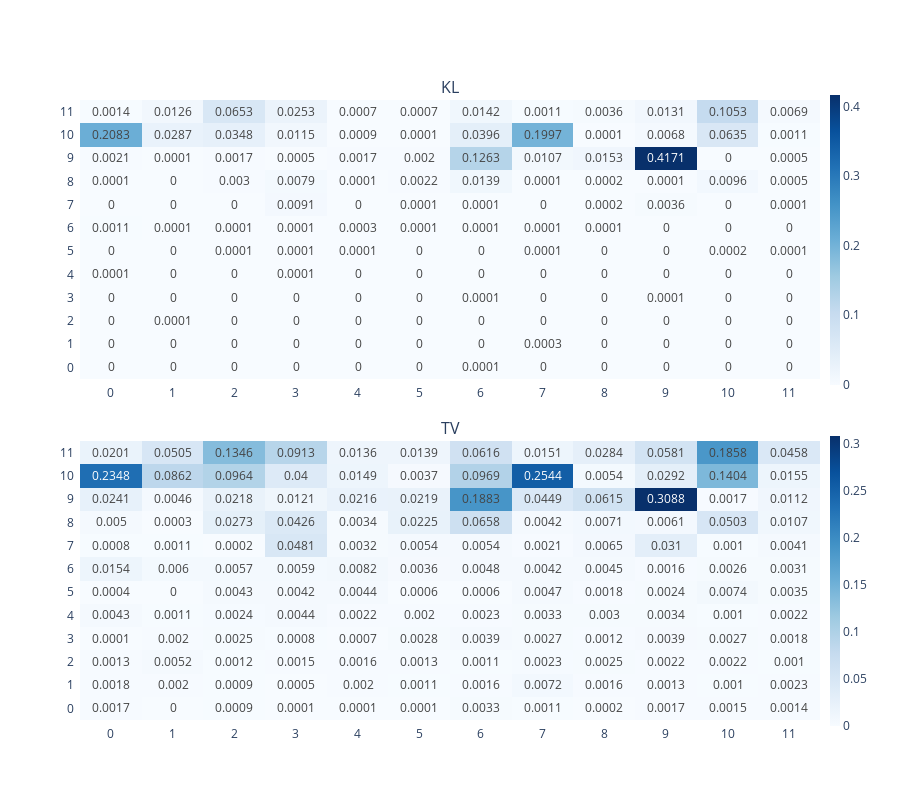
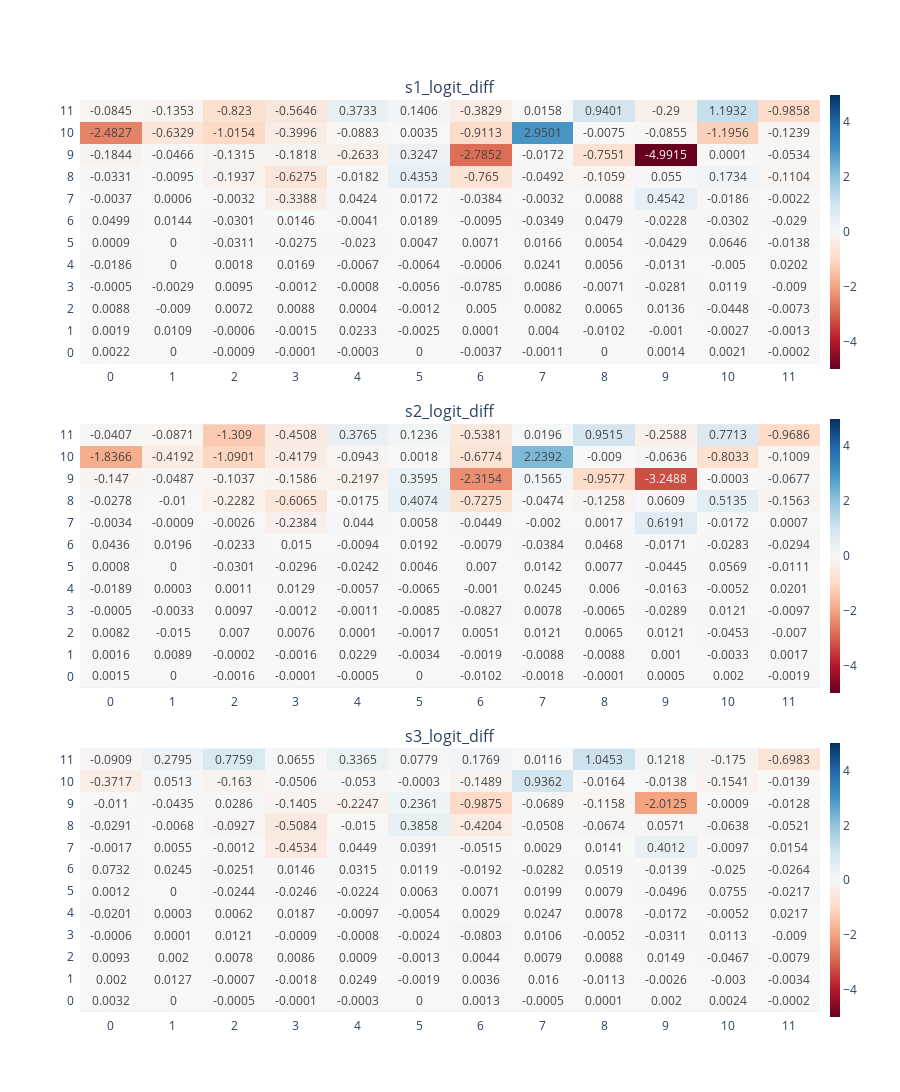

These figures' notebook cell, in order:
### Code cell
from learning.ioi_circuit.plot import Plotter

plotter = Plotter.from_metrics(results_11)

# --- Plot KL and TV ---
fig1 = plotter.plot_metrics(
    metric_names=[
        "KL",
        "TV",
    ],
)
fig1.show()

fig2 = plotter.plot_metrics(
    metric_names=[
        "s1_logit_diff",
        "s2_logit_diff",
        "s3_logit_diff",
    ],
    colorscale="RdBu",
    uniform_colorscale=True,
    center_at_zero=True,
)
fig2.show()

### Figure 1 — Plotly figure (JSON) as saved in the notebook; plotly's stock layout.template omitted (floating-point values rounded to 4 significant figures; data arrays with more than 128 entries replaced by an {"elided": "..."} marker saying what was removed)
{"data": [{"colorbar": {"len": 0.5, "thickness": 10, "x": 1, "xanchor": "left", "y": 0.775, "yanchor": "middle"}, "colorscale": [[0, "rgb(247,251,255)"], [0.125, "rgb(222,235,247)"], [0.25, "rgb(198,219,239)"], [0.375, "rgb(158,202,225)"], [0.5, "rgb(107,174,214)"], [0.625, "rgb(66,146,198)"], [0.75, "rgb(33,113,181)"], [0.875, "rgb(8,81,156)"], [1, "rgb(8,48,107)"]], "name": "KL", "showscale": true, "text": {"elided": "12x12 float values"}, "texttemplate": "%{text}", "type": "heatmap", "x": [0, 1, 2, 3, 4, 5, 6, 7, 8, 9, 10, 11], "xaxis": "x", "y": [0, 1, 2, 3, 4, 5, 6, 7, 8, 9, 10, 11], "yaxis": "y", "z": {"elided": "12x12 float values"}}, {"colorbar": {"len": 0.5, "thickness": 10, "x": 1, "xanchor": "left", "y": 0.225, "yanchor": "middle"}, "colorscale": [[0, "rgb(247,251,255)"], [0.125, "rgb(222,235,247)"], [0.25, "rgb(198,219,239)"], [0.375, "rgb(158,202,225)"], [0.5, "rgb(107,174,214)"], [0.625, "rgb(66,146,198)"], [0.75, "rgb(33,113,181)"], [0.875, "rgb(8,81,156)"], [1, "rgb(8,48,107)"]], "name": "TV", "showscale": true, "text": {"elided": "12x12 float values"}, "texttemplate": "%{text}", "type": "heatmap", "x": [0, 1, 2, 3, 4, 5, 6, 7, 8, 9, 10, 11], "xaxis": "x2", "y": [0, 1, 2, 3, 4, 5, 6, 7, 8, 9, 10, 11], "yaxis": "y2", "z": {"elided": "12x12 float values"}}], "layout": {"annotations": [{"font": {"size": 16}, "showarrow": false, "text": "KL", "x": 0.5, "xanchor": "center", "xref": "paper", "y": 1, "yanchor": "bottom", "yref": "paper"}, {"font": {"size": 16}, "showarrow": false, "text": "TV", "x": 0.5, "xanchor": "center", "xref": "paper", "y": 0.45, "yanchor": "bottom", "yref": "paper"}], "height": 800, "xaxis": {"anchor": "y", "domain": [0, 1], "dtick": 1, "tick0": 0, "ticklabelstandoff": 5, "tickmode": "linear"}, "xaxis2": {"anchor": "y2", "domain": [0, 1], "dtick": 1, "tick0": 0, "ticklabelstandoff": 5, "tickmode": "linear"}, "yaxis": {"anchor": "x", "domain": [0.55, 1], "dtick": 1, "tick0": 0, "ticklabelstandoff": 5, "tickmode": "linear"}, "yaxis2": {"anchor": "x2", "domain": [0, 0.45], "dtick": 1, "tick0": 0, "ticklabelstandoff": 5, "tickmode": "linear"}}}

### Figure 2 — Plotly figure (JSON) as saved in the notebook; plotly's stock layout.template omitted (floating-point values rounded to 4 significant figures; data arrays with more than 128 entries replaced by an {"elided": "..."} marker saying what was removed)
{"data": [{"colorbar": {"len": 0.3222, "thickness": 10, "x": 1, "xanchor": "left", "y": 0.8556, "yanchor": "middle"}, "colorscale": [[0, "rgb(103,0,31)"], [0.1, "rgb(178,24,43)"], [0.2, "rgb(214,96,77)"], [0.3, "rgb(244,165,130)"], [0.4, "rgb(253,219,199)"], [0.5, "rgb(247,247,247)"], [0.6, "rgb(209,229,240)"], [0.7, "rgb(146,197,222)"], [0.8, "rgb(67,147,195)"], [0.9, "rgb(33,102,172)"], [1, "rgb(5,48,97)"]], "name": "s1_logit_diff", "showscale": true, "text": {"elided": "12x12 float values"}, "texttemplate": "%{text}", "type": "heatmap", "x": [0, 1, 2, 3, 4, 5, 6, 7, 8, 9, 10, 11], "xaxis": "x", "y": [0, 1, 2, 3, 4, 5, 6, 7, 8, 9, 10, 11], "yaxis": "y", "z": {"elided": "12x12 float values"}, "zmax": 4.992, "zmid": 0, "zmin": -4.992}, {"colorbar": {"len": 0.3222, "thickness": 10, "x": 1, "xanchor": "left", "y": 0.5, "yanchor": "middle"}, "colorscale": [[0, "rgb(103,0,31)"], [0.1, "rgb(178,24,43)"], [0.2, "rgb(214,96,77)"], [0.3, "rgb(244,165,130)"], [0.4, "rgb(253,219,199)"], [0.5, "rgb(247,247,247)"], [0.6, "rgb(209,229,240)"], [0.7, "rgb(146,197,222)"], [0.8, "rgb(67,147,195)"], [0.9, "rgb(33,102,172)"], [1, "rgb(5,48,97)"]], "name": "s2_logit_diff", "showscale": true, "text": {"elided": "12x12 float values"}, "texttemplate": "%{text}", "type": "heatmap", "x": [0, 1, 2, 3, 4, 5, 6, 7, 8, 9, 10, 11], "xaxis": "x2", "y": [0, 1, 2, 3, 4, 5, 6, 7, 8, 9, 10, 11], "yaxis": "y2", "z": {"elided": "12x12 float values"}, "zmax": 4.992, "zmid": 0, "zmin": -4.992}, {"colorbar": {"len": 0.3222, "thickness": 10, "x": 1, "xanchor": "left", "y": 0.1444, "yanchor": "middle"}, "colorscale": [[0, "rgb(103,0,31)"], [0.1, "rgb(178,24,43)"], [0.2, "rgb(214,96,77)"], [0.3, "rgb(244,165,130)"], [0.4, "rgb(253,219,199)"], [0.5, "rgb(247,247,247)"], [0.6, "rgb(209,229,240)"], [0.7, "rgb(146,197,222)"], [0.8, "rgb(67,147,195)"], [0.9, "rgb(33,102,172)"], [1, "rgb(5,48,97)"]], "name": "s3_logit_diff", "showscale": true, "text": {"elided": "12x12 float values"}, "texttemplate": "%{text}", "type": "heatmap", "x": [0, 1, 2, 3, 4, 5, 6, 7, 8, 9, 10, 11], "xaxis": "x3", "y": [0, 1, 2, 3, 4, 5, 6, 7, 8, 9, 10, 11], "yaxis": "y3", "z": {"elided": "12x12 float values"}, "zmax": 4.992, "zmid": 0, "zmin": -4.992}], "layout": {"annotations": [{"font": {"size": 16}, "showarrow": false, "text": "s1_logit_diff", "x": 0.5, "xanchor": "center", "xref": "paper", "y": 1, "yanchor": "bottom", "yref": "paper"}, {"font": {"size": 16}, "showarrow": false, "text": "s2_logit_diff", "x": 0.5, "xanchor": "center", "xref": "paper", "y": 0.6444, "yanchor": "bottom", "yref": "paper"}, {"font": {"size": 16}, "showarrow": false, "text": "s3_logit_diff", "x": 0.5, "xanchor": "center", "xref": "paper", "y": 0.2889, "yanchor": "bottom", "yref": "paper"}], "height": 1200, "xaxis": {"anchor": "y", "domain": [0, 1], "dtick": 1, "tick0": 0, "ticklabelstandoff": 5, "tickmode": "linear"}, "xaxis2": {"anchor": "y2", "domain": [0, 1], "dtick": 1, "tick0": 0, "ticklabelstandoff": 5, "tickmode": "linear"}, "xaxis3": {"anchor": "y3", "domain": [0, 1], "dtick": 1, "tick0": 0, "ticklabelstandoff": 5, "tickmode": "linear"}, "yaxis": {"anchor": "x", "domain": [0.7111, 1], "dtick": 1, "tick0": 0, "ticklabelstandoff": 5, "tickmode": "linear"}, "yaxis2": {"anchor": "x2", "domain": [0.3556, 0.6444], "dtick": 1, "tick0": 0, "ticklabelstandoff": 5, "tickmode": "linear"}, "yaxis3": {"anchor": "x3", "domain": [0, 0.2889], "dtick": 1, "tick0": 0, "ticklabelstandoff": 5, "tickmode": "linear"}}}
